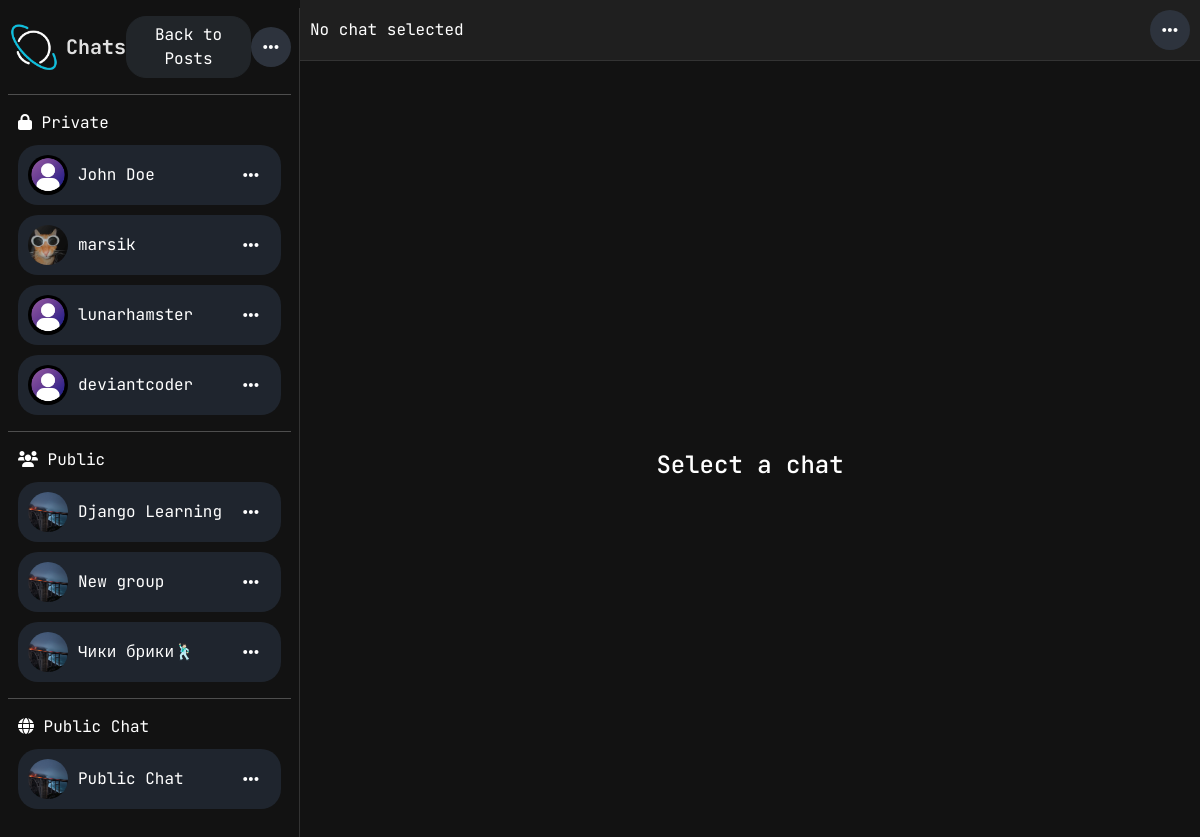
The page /chats/ (signed in) on the database its author committed.
### users/models.py (models this page shows, shortened)
class Profile(models.Model):
    user = models.OneToOneField(User, on_delete=models.CASCADE, null=True, blank=True)
    username = models.CharField(max_length=15, unique=True, null=True)
    display_name = models.CharField(max_length=15, null=True, blank=True)
    image = models.ImageField(
        upload_to=upload_to,
        default='default/profile_default.png',
        validators=[
            FileExtensionValidator(allowed_extensions=tuple(ext for ext in utils.IMAGE_EXTENSIONS if ext != 'gif')),
            utils.validate_file_size,
        ]
    )
    banner = models.ImageField(
        upload_to=upload_to,
        default='default/banner.jpg',
        validators=[
            FileExtensionValidator(allowed_extensions=tuple(ext for ext in utils.IMAGE_EXTENSIONS if ext != 'gif')),
            utils.validate_file_size,
        ]
    )
    email = models.EmailField(max_length=100, null=True)
    bio = models.TextField(max_length=300, null=True, blank=True)
    created = models.DateTimeField(auto_now_add=True)
    updated = models.DateTimeField(auto_now=True)
    id = models.UUIDField(default=uuid4, unique=True, editable=False, primary_key=True)
    def get_username(self):
        return self.display_name if self.display_name else self.username
    class Meta:
        ordering = ['-created']

### chat/models.py (models this page shows, shortened)
class Chat(models.Model):
    name = models.CharField(max_length=100, unique=True, default=shortuuid.uuid)
    group_name = models.CharField(max_length=100, null=True, blank=True)
    admin = models.ForeignKey(Profile, related_name='groups', null=True, blank=True, on_delete=models.SET_NULL)
    online_users = models.ManyToManyField(Profile, related_name='online_in_chat', blank=True)
    members = models.ManyToManyField(Profile, related_name='chats', blank=True)
    is_private = models.BooleanField(default=False)
    created = models.DateTimeField(auto_now_add=True, null=True)

### chat/views.py (the view)
# urls.py: path('', views.chat_home, name='chat'),
@login_required(login_url='account_login')
def chat_home(request):
    group_form = GroupForm()
    context = {
        'page': 'chat_home',
        'group_form': group_form,
    }
    return render(request, 'chat/chat.html', context)

### chat/templates/chat/chat.html (shortened to what this page needs)
{% extends 'chat_main.html' %}
{% load static %}
{% block content %}
<div class="container-fluid">
    <div class="row">
        <div class="col-md-3 d-none d-md-block chat-list mt-2 p-2">
            <div class="chat-list-header d-flex align-items-center justify-content-between">
                <div class="d-flex align-items-center">
                    <img src="{% static 'img/logo_2.png' %}" alt="Logo" style="max-width: 50px;" class="me-2">
                    <span style="font-size: 20px;">Chats</span>
                </div>
                <a href="/" class="btn btn-dark" style="border-radius: 20px;">
                    Back to Posts
                </a>
                <div class="dropdown">
                    <button class="btn btn-dark dropdown-toggle chat-button" type="button" data-bs-toggle="dropdown">
                        <i class="fas fa-ellipsis-h"></i>
                    </button>
                </div>
            </div>
            <hr>
            {% include 'chat/partials/chat_list.html' %}
        </div>
        <div class="col-md-9 col-12 d-flex flex-column chat-window">
            <div class="chat-header">
                {% if page != 'chat_home' %}
                    <div class="d-flex align-items-center">
                        {% if chat.group_name %}
                            <!-- <a href="">
                                <img class="avatar" src="{{ other_user.image.url }}" alt="User Avatar">
                            </a> -->
                            <span class="chat-title">{{ chat.group_name }}</span>
                        {% elif other_user %}
                            <a href="{% url 'users:user_profile' other_user %}">
                                <img class="avatar" src="{{ other_user.image.url }}" alt="User Avatar">
                            </a>
                            <span class="chat-title">{{ other_user.get_username }}</span>
                        {% else %}
                            <span class="chat-title">Public Chat</span>
                        {% endif %}
                    </div>
                {% else %}
                    No chat selected
                {% endif %}
                <div class="dropdown">
                    <button class="btn btn-dark dropdown-toggle chat-button" type="button" data-bs-toggle="dropdown">
                        <i class="fas fa-ellipsis-h"></i>
                    </button>
                </div>
            </div>
            {% if page != 'chat_home' %}
                <div class="chat-body" id='chat_messages'>
                    {% for message in messages reversed %}
                        {% include 'chat/message.html' %}
                    {% endfor %}
                </div>
            {% else %}
                <div class="d-flex justify-content-center align-items-center vh-100">
                    <h4>Select a chat</h4>
                </div>
            {% endif %}
        </div>
    </div>
</div>
{% endblock content %}

### chat/templates/chat/partials/chat_list.html (shortened to what this page needs)
{% load static %}
<div class="chat-type">
    <i class="fas fa-lock"></i>
    Private
</div>
{% for chat in request.user.profile.chats.all %}
    {% if chat.is_private %}
        {% for member in chat.members.all %}
            {% if member != request.user.profile %}
                {% if chat.name == chat_name %}
                    <div class="chat-item d-flex justify-content-between align-items-center" style="background-color: rgb(63, 63, 108);">
                {% else %}
                    <div class="chat-item d-flex justify-content-between align-items-center">
                {% endif %}
                    <a href="{% url 'chat:chatroom' chat.name %}">
                        <div class="d-flex align-items-center">
                            <img src="{{ member.image.url }}" alt="Avatar" class="avatar">
                            {{ member.get_username }}
                        </div>
                    </a>
                    <div class="dropdown">
                        <button class="btn btn-dark dropdown-toggle chat-button" type="button" data-bs-toggle="dropdown">
                            <i class="fas fa-ellipsis-h"></i>
                        </button>
                    </div>
                </div>
            {% endif %}
        {% endfor %}
    {% endif %}
{% endfor %}
<hr>
<div class="chat-type">
    <i class="fas fa-users"></i>
    Public
</div>
{% for chat in request.user.profile.chats.all %}
    {% if chat.group_name and chat.group_name != 'public-chat' %}
        {% if chat.name == chat_name %}
            <div class="chat-item d-flex justify-content-between align-items-center" style="background-color: rgb(63, 63, 108);">
        {% else %}
            <div class="chat-item d-flex justify-content-between align-items-center">
        {% endif %}
            <a href="{% url 'chat:chatroom' chat.name %}">
                <div class="d-flex align-items-center">
                    <img src="{% static 'img/c1.jpg' %}" alt="Avatar" class="avatar">
                    {{ chat.group_name }}
                </div>
            </a>
            <div class="dropdown">
                <button class="btn btn-dark dropdown-toggle chat-button" type="button" data-bs-toggle="dropdown">
                    <i class="fas fa-ellipsis-h"></i>
                </button>
            </div>
        </div>
    {% endif %}
{% endfor %}
<hr>
<div class="chat-type">
    <i class="fas fa-globe"></i>
    Public Chat
</div>
<div class="chat-item d-flex justify-content-between align-items-center">
    <a href="{% url 'chat:chatroom' 'public-chat' %}">
        <div class="d-flex align-items-center">
            <img src="{% static 'img/c1.jpg' %}" alt="Avatar" class="avatar">
            Public Chat
        </div>
    </a>
    <div class="dropdown">
        <button class="btn btn-dark dropdown-toggle chat-button" type="button" data-bs-toggle="dropdown">
            <i class="fas fa-ellipsis-h"></i>
        </button>
    </div>
</div>

### static/css/chat.css (style rules this page uses)
body { background-color: #121212; color: #ffffff; margin: 0; padding: 0; height: 100vh; overflow: hidden; font-family: 'JetBrains Mono', monospace; }
a { text-decoration: none; color: white; }
.chat-list { border-right: 1px solid #333; height: 100vh; overflow-y: auto; padding-left: 20px; }
.chat-list-header { color: #e0e0e0; font-weight: bold; }
.chat-window { display: flex; flex-direction: column; height: 100vh; padding: 0 !important; }
.chat-header { background-color: #1f1f1f; border-bottom: 1px solid #333; padding: 10px; position: sticky; top: 0; z-index: 10; display: flex; align-items: center; justify-content: space-between; }
.chat-item { padding: 10px; display: flex; align-items: center; cursor: pointer; background-color: #1f252e; border-radius: 20px; margin-bottom: 10px; margin-left: 10px; margin-right: 10px; }
.chat-item img { width: 40px; height: 40px; border-radius: 50%; margin-right: 10px; }
.chat-type { margin-left: 10px; margin-bottom: 10px; }
.avatar { width: 40px; height: 40px; border-radius: 50%; margin-right: 10px; object-fit: cover; }
.dropdown-toggle::after { display: none; }
.chat-button { width: 40px; height: 40px; background-color: #2d333d; border: none; color: #fff; display: flex; justify-content: center; align-items: center; border-radius: 20px; font-size: 18px; }
.chat-item .chat-button { background-color: transparent; }

### rows shown on the page
Profile: image (picture), get_username "John Doe"
Profile: image (picture), get_username "marsik"
Profile: image (picture), get_username "lunarhamster"
Profile: image (picture), get_username "deviantcoder"
Chat: group_name "Django Learning"
Chat: group_name "New group"
Chat: group_name "Чики брики🕺🏻"
